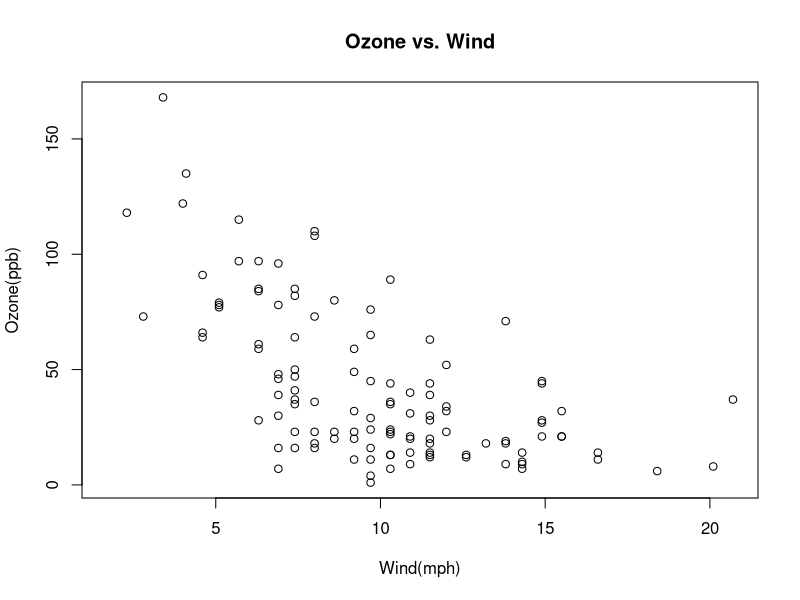
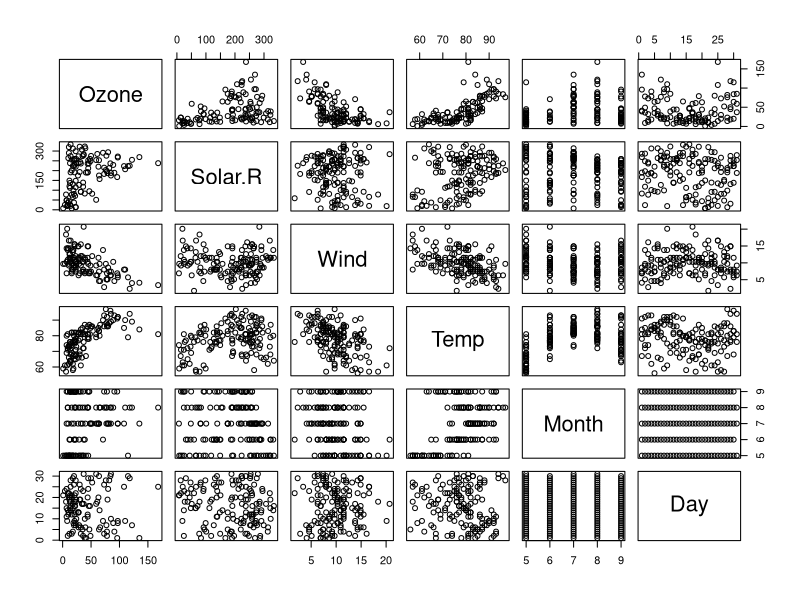

Write R code to recreate these figures, in order.
## ---- chunk 1
#Creating a list of numbers
scores=c(21,23,34,54,12)
scores
mean(scores)
x=1:100
x[x>10|x<90]
## ---- chunk 2
#Air quality data of New York City
head(airquality,9)
## ---- chunk 3
#Scatter plot of Ozone versus Wind
plot(airquality$Wind, airquality$Ozone,main="Ozone vs. Wind",xlab="Wind(mph)",ylab="Ozone(ppb)")
#What happens when you try to plot the whole dataset?
plot(airquality)
